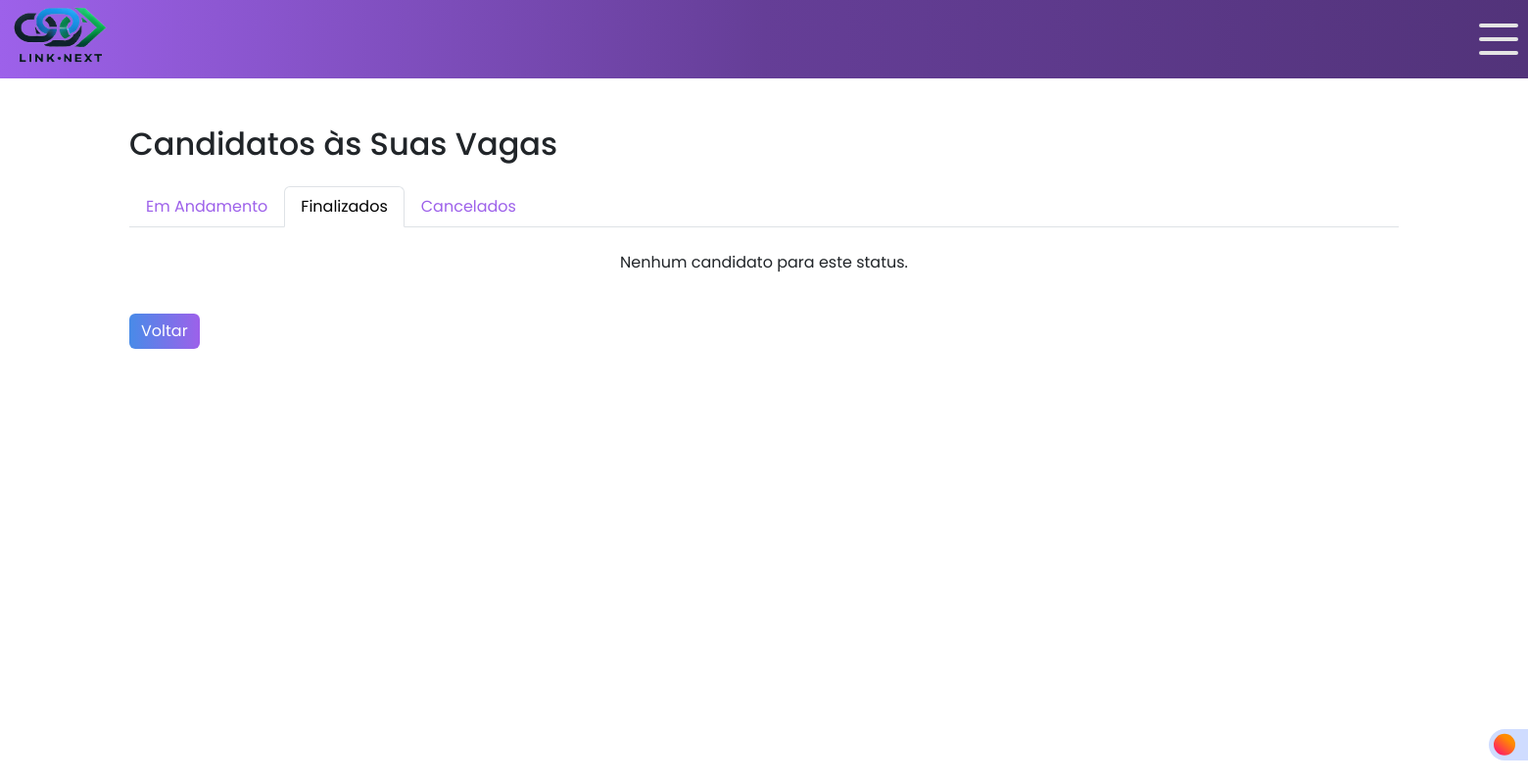
Page /candidato/candidatar.php?status=finalizada (signed in) on the earlier database version.
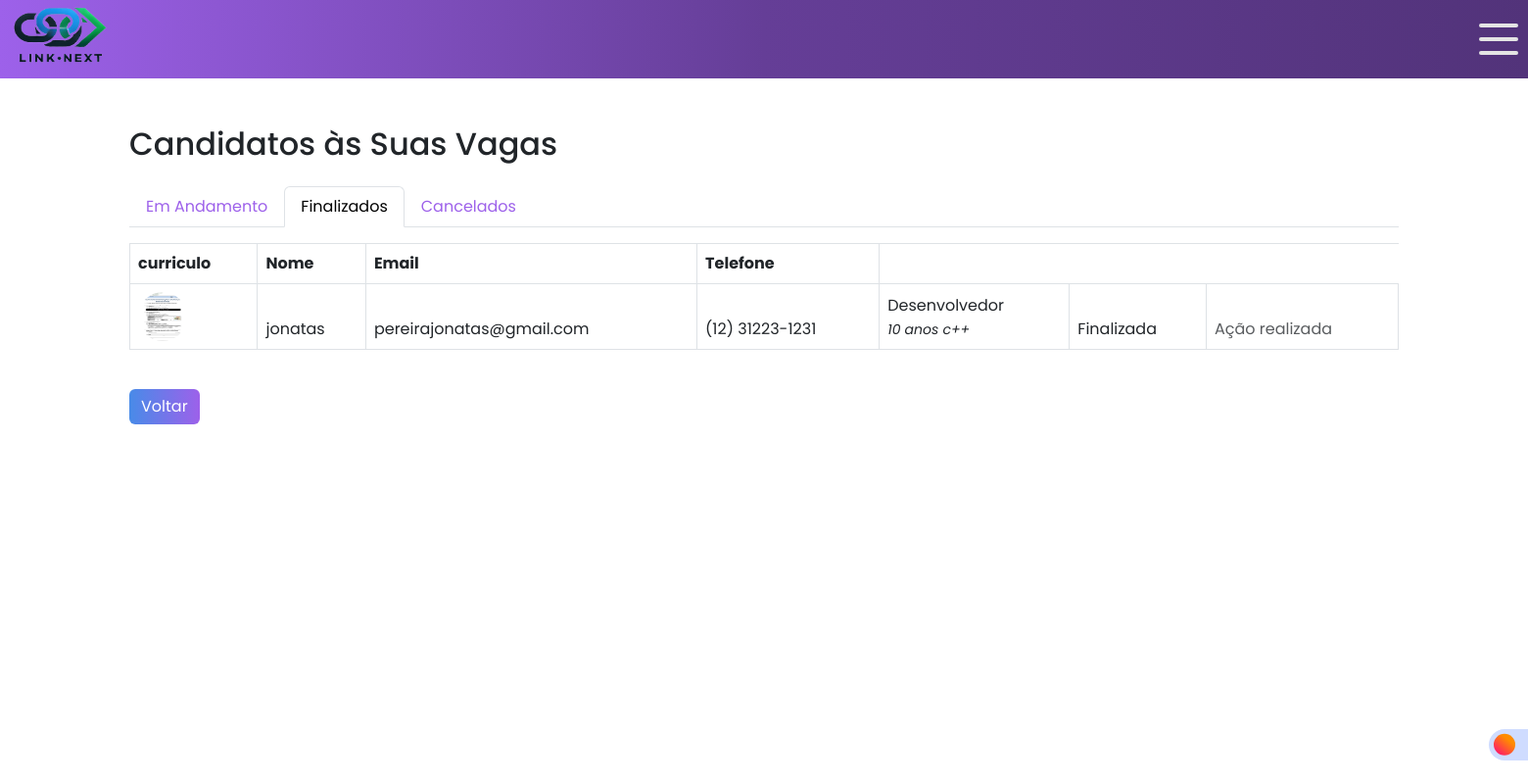
Same page on the later database version.
### tables this page shows
CREATE TABLE `candidato_vaga` (
  `id` int(11) NOT NULL,
  `candidato_id` int(11) NOT NULL,
  `vaga_id` int(11) NOT NULL,
  `data_inscricao` timestamp NOT NULL DEFAULT current_timestamp(),
  `status` enum('em_andamento','finalizada','rejeitado') DEFAULT 'em_andamento'
);

CREATE TABLE `candidatos` (
  `id` int(11) NOT NULL,
  `nome_candidato` varchar(255) NOT NULL,
  `email_candidato` varchar(255) NOT NULL,
  `cpf_candidato` varchar(14) NOT NULL,
  `endereco_candidato` text NOT NULL,
  `telefone_candidato` varchar(15) NOT NULL,
  `formacao_academica` varchar(255) DEFAULT NULL,
  `experiencia_profissional` text DEFAULT NULL,
  `area_atuacao` varchar(100) NOT NULL,
  `senha_candidato` varchar(255) NOT NULL,
  `created_at` timestamp NOT NULL DEFAULT current_timestamp(),
  `tipo_usuario` enum('candidato','empresa') NOT NULL DEFAULT 'candidato',
  `foto_candidato` varchar(255) DEFAULT NULL,
  `google_id` varchar(255) DEFAULT NULL
);

CREATE TABLE `vagas` (
  `id` int(11) NOT NULL,
  `empresa_id` int(11) NOT NULL,
  `descricao` text NOT NULL,
  `requisitos` text DEFAULT NULL,
  `data_postagem` timestamp NOT NULL DEFAULT current_timestamp()
);

### candidato/candidatar.php (the view, shortened to what this page needs)
<?php
require_once("../conexao.php");
$empresa_id = $_SESSION['usuario']['id'];
$status_filtro = $_GET['status'] ?? 'em_andamento';
$tabs = [
    'em_andamento' => 'Em Andamento',
    'finalizada'   => 'Finalizados',
    'rejeitado'    => 'Cancelados',
];
$sql = "SELECT
            cv.id AS candidato_vaga_id,
            c.nome_candidato,
            c.email_candidato,
            c.telefone_candidato,
            c.foto_candidato,
            v.descricao,
            v.requisitos,
            cv.status
        FROM candidato_vaga cv
        JOIN candidatos c ON cv.candidato_id = c.id
        JOIN vagas v       ON cv.vaga_id = v.id
        WHERE v.empresa_id = ? AND cv.status = ?
        ORDER BY cv.data_inscricao DESC";
$stmt = $pdo->prepare($sql);
$stmt->execute([$empresa_id, $status_filtro]);
$candidatos = $stmt->fetchAll(PDO::FETCH_ASSOC);
?>
<!DOCTYPE html>
<html lang="pt-br">
<head>
  <link href="https://cdn.jsdelivr.net/npm/bootstrap@5.3.0/dist/css/bootstrap.min.css" rel="stylesheet">
</head>
<body>
<label class="switch">
    <span class="slider"></span>
</label>
<header>
    <div class="logo">
    <img src="/Projeto_RH/html/Assets/IMG/Link_Next_Logo_sem_fundo.png" alt="">
    </div>
  <div class="resp-but">
      <label for="checkbox" class="toggle">
        <div class="bars" id="bar1"></div>
        <div class="bars" id="bar2"></div>
        <div class="bars" id="bar3"></div>
      </label>
    </div>
  </header>
  <div class="container mt-5">
    <h2 class="mb-4">Candidatos às Suas Vagas</h2>
    <ul class="nav nav-tabs">
      <?php foreach ($tabs as $status => $label): ?>
        <li class="nav-item">
          <a
            class="nav-link <?= $status_filtro === $status ? 'active' : '' ?>"
            href="?status=<?= $status ?>"
          >
            <?= $label ?>
          </a>
        </li>
      <?php endforeach; ?>
    </ul>
    <?php if ($candidatos): ?>
      <table class="table table-bordered mt-3">
        <thead>
          <tr>
            <th>curriculo</th>
            <th>Nome</th>
            <th>Email</th>
            <th>Telefone</th>
          <?php foreach ($candidatos as $cand): ?>
            <tr>
  <?php if ($cand['foto_candidato']): ?>
     <td>
    <img src="/projeto_rh/candidato/uploads/<?= htmlspecialchars($cand['foto_candidato']) ?>"
         width="50" height="50" class="rounded-circle"
         data-bs-toggle="modal"
         data-bs-target="#modalFoto<?= $cand['candidato_vaga_id'] ?>"
         style="cursor:pointer;" alt="Foto do Candidato">
</td>
  <?php else: ?>
    <img src="/projeto_rh/html/Assets/IMG/default-avatar.png"
         width="50" height="50" class="rounded-circle" alt="Foto padrão">
  <?php endif; ?>
              <td><?= htmlspecialchars($cand['nome_candidato']) ?></td>
              <td><?= htmlspecialchars($cand['email_candidato']) ?></td>
              <td><?= htmlspecialchars($cand['telefone_candidato']) ?></td>
              <td>
                <?= htmlspecialchars($cand['descricao']) ?><br>
                <small><i><?= htmlspecialchars($cand['requisitos']) ?></i></small>
              </td>
              <td><?= ucfirst(htmlspecialchars($cand['status'])) ?></td>
              <td>
                <?php if ($cand['status'] === 'em_andamento'): ?>
                  <form method="POST" style="display:inline-block">
                    <input type="hidden" name="candidato_vaga_id"
                           value="<?= $cand['candidato_vaga_id'] ?>">
<button type="submit" name="acao" value="confirmar" class="noselecte"><span class="text">Confirmar</span><span class="icon"><svg
      viewBox="0 0 24 24"
      height="24"
      width="24"
      xmlns="http://www.w3.org/2000/svg"
    >
      <path
        d="M9.707 19.121a.997.997 0 0 1-1.414 0l-5.646-5.647a1.5 1.5 0 0 1 0-2.121l.707-.707a1.5 1.5 0 0 1 2.121 0L9 14.171l9.525-9.525a1.5 1.5 0 0 1 2.121 0l.707.707a1.5 1.5 0 0 1 0 2.121z"
      ></path></svg></span>
</button>
                  </form>
                  <form method="POST" style="display:inline-block">
                    <input type="hidden" name="candidato_vaga_id"
                           value="<?= $cand['candidato_vaga_id'] ?>">
                    <button type="submit" name="acao" value="cancelar" class="noselect"><span class="text">Cancelar</span><span class="icon"><svg xmlns="http://www.w3.org/2000/svg" width="24" height="24" viewBox="0 0 24 24"><path d="M24 20.188l-8.315-8.209 8.2-8.282-3.697-3.697-8.212 8.318-8.31-8.203-3.666 3.666 8.321 8.24-8.206 8.313 3.666 3.666 8.237-8.318 8.285 8.203z"></path></svg></span></button>
                  </form>
                <?php else: ?>
                  <span class="text-muted">Ação realizada</span>
                <?php endif; ?>
              </td>
            </tr>
          <?php endforeach; ?>
      </table>
    <?php else: ?>
      <p class="text-center mt-4">Nenhum candidato para este status.</p>
    <?php endif; ?>
    <a href="/projeto_rh/empresa/pagina-empresa log.php"
       class="btn btn-secondary mt-4">Voltar</a>
  </div>
</body>
</html>

Differences in the rows shown:
added candidato_vaga: candidato.foto_candidato (picture), candidato.nome_candidato "jonatas", candidato.email_candidato "pereirajonatas@gmail.com", candidato.telefone_candidato "(12) 31223-1231", vaga.descricao "Desenvolvedor", vaga.requisitos "10 anos c++", status "Finalizada", shows "Ação realizada"
Other differences:
text no longer shown: "Nenhum candidato para este status."
text now shown: "curriculo Nome Email Telefone"
